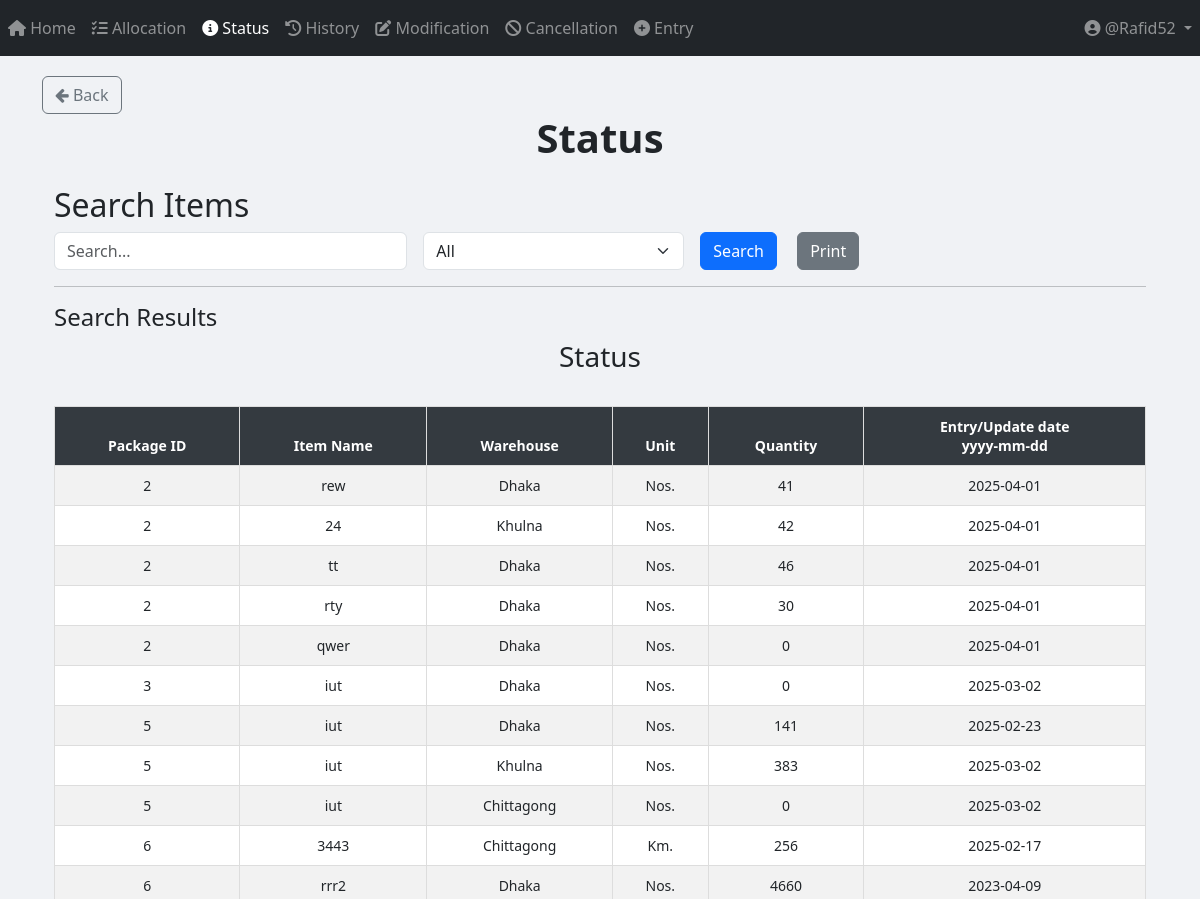
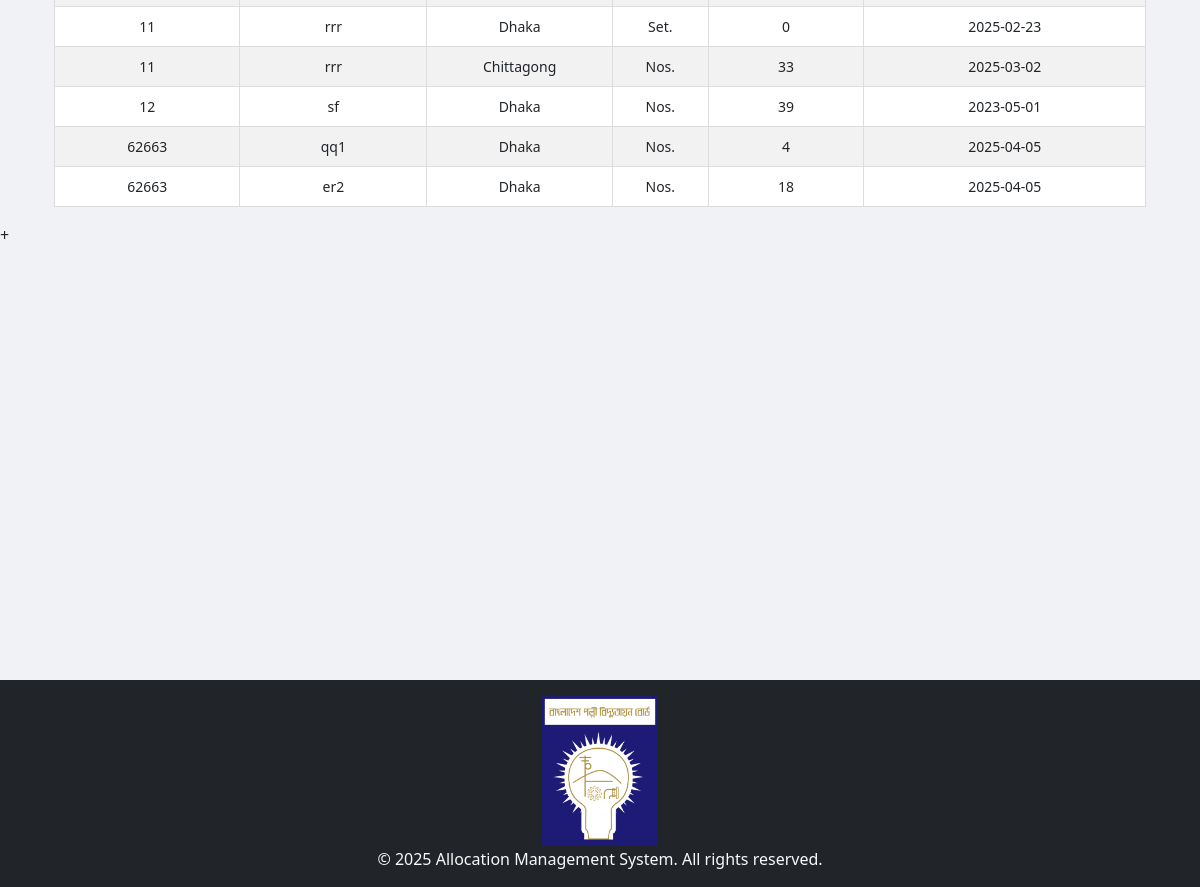
The app's page /status/ (signed in) with its own data (2 pictures, top to bottom).
### App_Entry/models.py (models this page shows, shortened)
class Item(models.Model):
    WAREHOUSE_CHOICES = [
        ("Dhaka", "Dhaka"),
        ("Khulna", "Khulna"),
        ("Chittagong", "Chittagong"),
    ]
    UNIT_CHOICES = [
        ("Nos.", "Nos."),
        ("Mtr.", "Mtr."),
        ("Km.", "Km."),
        ("Set.", "Set."),
        ("Pair.", "Pair."),
    ]
    name = models.CharField(max_length=255)
    description = models.TextField(blank=True, null=True)
    warehouse = models.CharField(
        max_length=50, choices=WAREHOUSE_CHOICES, default="Dhaka"
    )
    unit_of_item = models.CharField(
        max_length=10, choices=UNIT_CHOICES, default="Nos."
    )  # Updated field
    unit_price = models.DecimalField(max_digits=15, decimal_places=2, default=0.00)
    quantity_of_item = models.BigIntegerField(default=0)
    package = models.ForeignKey(
        Package,
        on_delete=models.SET_NULL,
        related_name="package_of_item",
        null=True,
    )
    created_at = models.DateTimeField(default=now)

class Package(models.Model):
    packageId = models.BigIntegerField(unique=True)

### App_Status/views.py (the view, shortened to what this page needs)
# urls.py: path("", views.status_page, name="status_page"),
def status_page(request):
    query = request.GET.get("query", "").strip()  # Strip leading/trailing whitespaces from query input
    filter_by = request.GET.get("filter_by", "All")
    date_filter = request.GET.get("date", "")
    items = Item.objects.all()
    if filter_by == "Entry/Update date" and date_filter:
        try:
            date_obj = datetime.strptime(date_filter, "%Y-%m-%d")
            items = items.filter(created_at__date=date_obj.date())
        except ValueError:
            pass  # If the date format is invalid, ignore the filter
    items = items.order_by("package__packageId")
    return render(
        request,
        "App_Status/status.html",
        {
            "items": items,
            "query": query,
            "filter_by": filter_by,
            "date_filter": date_filter,
        },
    )

### templates/App_Status/status.html (shortened to what this page needs)
{% extends 'base.html' %}
{% load crispy_forms_tags %}
{% load static %}
{% block body_block %}
<a href="{% url 'App_Home:home_page' %}" class="btn btn-outline-secondary">
    <i class="fa fa-arrow-left"></i> Back
</a>
<center><h1><b> Status </b></h1></center>
<div class="container mt-4">
    <h2>Search Items</h2>
    <form method="GET" action="{% url 'App_Status:status_page' %}" class="row g-3">
        <div class="col-md-4">
            <input type="text" name="query" id="searchQuery" class="form-control" placeholder="Search..." value="{{ query }}">
        </div>
        <div class="col-md-3">
            <select name="filter_by" id="filterDropdown" class="form-select" onchange="toggleInputFields()">
                <option value="All" {% if filter_by == "All" %}selected{% endif %}>All</option>
            </select>
        </div>
        <div class="col-md-2">
            <button type="submit" class="btn btn-primary me-3">Search</button>
            <button type="button" class="btn btn-secondary" onclick="printResults()">Print</button>
        </div>
    </form>
    <hr>
    <h4>Search Results</h4>
    <div id="printableArea" class="table-responsive">
        <h3 class="text-center">Status</h3>
        <br>
        <table class="table table-bordered table-striped table-hover">
            <thead class="table-dark sticky-top">
                <tr>
                    <th>Package ID</th>
                    <th>Item Name</th>
                    <th>Warehouse</th>
                    <th>Unit</th>
                    <th>Quantity</th>
                    <th>Entry/Update date <center>yyyy-mm-dd</center></th>
                </tr>
            </thead>
            <tbody>
                {% if items %}
                    {% for item in items %}
                    <tr>
                        <td>{{ item.package.packageId }}</td>
                        <td>{{ item.name }}</td>
                        <td>{{ item.warehouse }}</td>
                        <td>{{ item.unit_of_item }}</td>
                        <td>{{ item.quantity_of_item }}</td>
                        <td>{{ item.created_at | date:"Y-m-d" }}</td>
                    </tr>
                    {% endfor %}
                {% else %}
                    <tr>
                        <td colspan="7" class="text-center text-danger">No matching data found</td>
                    </tr>
                {% endif %}
            </tbody>
        </table>
    </div>
</div>
{% endblock %}

### templates/partials/navbar.html (shortened to what this page needs)
<nav class="navbar navbar-expand-sm navbar-dark bg-dark">
    <div class="collapse navbar-collapse" id="navbarNavDropdown">
        <ul class="navbar-nav mr-auto">
            {% if user.is_authenticated %}
                <li class="nav-item {% if request.resolver_match.url_name == 'home_page' %}active{% endif %}">
                    <a class="nav-link" href="{% url 'App_Home:home_page' %}">
                        <i class="fas fa-home"></i> Home
                    </a>
                </li>
                <li class="nav-item {% if request.resolver_match.url_name == 'allocation_page' %}active{% endif %}">
                    <a class="nav-link" href="{% url 'App_Allocation:allocation_page' %}">
                        <i class="fas fa-tasks"></i> Allocation
                    </a>
                </li>
                <li class="nav-item {% if request.resolver_match.url_name == 'status_page' %}active{% endif %}">
                    <a class="nav-link" href="{% url 'App_Status:status_page' %}">
                        <i class="fas fa-info-circle"></i> Status
                    </a>
                </li>
                <li class="nav-item {% if request.resolver_match.url_name == 'history_page' %}active{% endif %}">
                    <a class="nav-link" href="{% url 'App_History:history_page' %}">
                        <i class="fas fa-history"></i> History
                    </a>
                </li>
                <li class="nav-item {% if request.resolver_match.url_name == 'modification_menu' %}active{% endif %}">
                    <a class="nav-link" href="{% url 'App_Modification:modification_menu' %}">
                        <i class="fas fa-edit"></i> Modification
                    </a>
                </li>
                <li class="nav-item {% if request.resolver_match.url_name == 'cancellation' %}active{% endif %}">
                    <a class="nav-link" href="{% url 'App_Cancellation:cancellation' %}">
                        <i class="fas fa-ban"></i> Cancellation
                    </a>
                </li>
                <li class="nav-item {% if request.resolver_match.url_name == 'entry_page' %}active{% endif %}">
                    <a class="nav-link" href="{% url 'App_Entry:entry_page' %}">
                        <i class="fas fa-plus-circle"></i> Entry
                    </a>
                </li>
            {% endif %}
        </ul>
        <ul class="navbar-nav">
            {% if user.is_authenticated %}
                <li class="nav-item dropdown">
                    <a class="nav-link dropdown-toggle" href="#" id="userDropdown" role="button" data-toggle="dropdown">
                        <i class="fas fa-user-circle"></i> @{{ user.username }}
                    </a>
                </li>
            {% endif %}
        </ul>
    </div>
</nav>

### templates/App_Status/status.html (style rules this page uses)
.table { font-size: 14px; text-align: center; }
.sticky-top { position: sticky; top: 0; z-index: 1020; }
.table-dark th { background-color: #343a40 !important; color: white !important; }
.table-bordered th, .table-bordered td { border: 1px solid #ddd !important; padding: 10px; }

### templates/partials/footer.html (style rules this page uses)
html, body { height: 100%; margin: 0; }

### records on screen
Item: package.packageId "2", name "rew", warehouse "Dhaka", unit_of_item "Nos.", quantity_of_item "41", created_at "2025-04-01"
Item: package.packageId "2", name "24", warehouse "Khulna", unit_of_item "Nos.", quantity_of_item "42", created_at "2025-04-01"
Item: package.packageId "2", name "tt", warehouse "Dhaka", unit_of_item "Nos.", quantity_of_item "46", created_at "2025-04-01"
Item: package.packageId "2", name "rty", warehouse "Dhaka", unit_of_item "Nos.", quantity_of_item "30", created_at "2025-04-01"
Item: package.packageId "2", name "qwer", warehouse "Dhaka", unit_of_item "Nos.", quantity_of_item "0", created_at "2025-04-01"
Item: package.packageId "3", name "iut", warehouse "Dhaka", unit_of_item "Nos.", quantity_of_item "0", created_at "2025-03-02"
Item: package.packageId "5", name "iut", warehouse "Dhaka", unit_of_item "Nos.", quantity_of_item "141", created_at "2025-02-23"
Item: package.packageId "5", name "iut", warehouse "Khulna", unit_of_item "Nos.", quantity_of_item "383", created_at "2025-03-02"
Item: package.packageId "5", name "iut", warehouse "Chittagong", unit_of_item "Nos.", quantity_of_item "0", created_at "2025-03-02"
Item: package.packageId "6", name "3443", warehouse "Chittagong", unit_of_item "Km.", quantity_of_item "256", created_at "2025-02-17"
Item: package.packageId "6", name "rrr2", warehouse "Dhaka", unit_of_item "Nos.", quantity_of_item "4660", created_at "2023-04-09"
Item: package.packageId "11", name "rrr", warehouse "Dhaka", unit_of_item "Set.", quantity_of_item "0", created_at "2025-02-23"
Item: package.packageId "11", name "rrr", warehouse "Chittagong", unit_of_item "Nos.", quantity_of_item "33", created_at "2025-03-02"
Item: package.packageId "12", name "sf", warehouse "Dhaka", unit_of_item "Nos.", quantity_of_item "39", created_at "2023-05-01"
Item: package.packageId "62663", name "qq1", warehouse "Dhaka", unit_of_item "Nos.", quantity_of_item "4", created_at "2025-04-05"
Item: package.packageId "62663", name "er2", warehouse "Dhaka", unit_of_item "Nos.", quantity_of_item "18", created_at "2025-04-05"

### other values on screen
{{ user.username }} "Rafid52"
